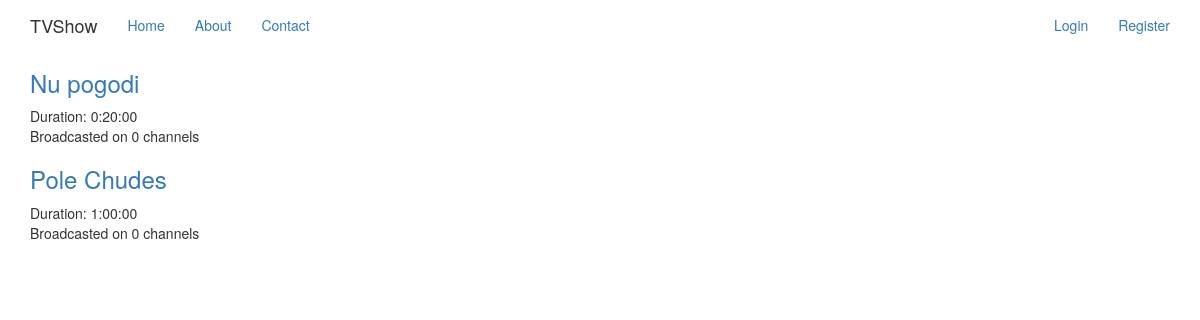
Page /shows/ on the committed database.
### app/models.py (models this page shows, shortened)
class TVShow(db.Model):
    __tablename__ = 'tvshow'
    id = db.Column(Integer, primary_key=True)
    name = db.Column(String(250), unique=True, nullable=False)
    duration = db.Column(Interval, nullable=False)
    timetable = db.relationship('TVChannelItem', backref='show')

### app/views.py (the view)
def show_index():
    shows = TVShow.query.all()
    return render_template('show_index.html', shows=shows)

### app/__init__.py (called while the page is built)
    def is_admin(self):
        return False

### app/templates/show_index.html (shortened to what this page needs)
{% extends "base.html" %}
{% block content %}
  {% if shows and shows | length > 0 %}
    {% for show in shows %}
      <div>
        <h3>
          <a href="{{ url_for('show_show', show_id=show.id) }}">{{ show.name }}</a>
        </h3>
        <p>Duration: {{ show.duration }}<br/>
        Broadcasted on {{ show.timetable | length }} channels</p>
      </div>
    {% endfor %}
  {% else %}
    <h3 class="text-center">Nothing to show</h3>
  {% endif %}
{% endblock %}

### rows in the picture
TVShow: name "Nu pogodi", duration "0:20:00", timetable|length "0"
TVShow: name "Pole Chudes", duration "1:00:00", timetable|length "0"
